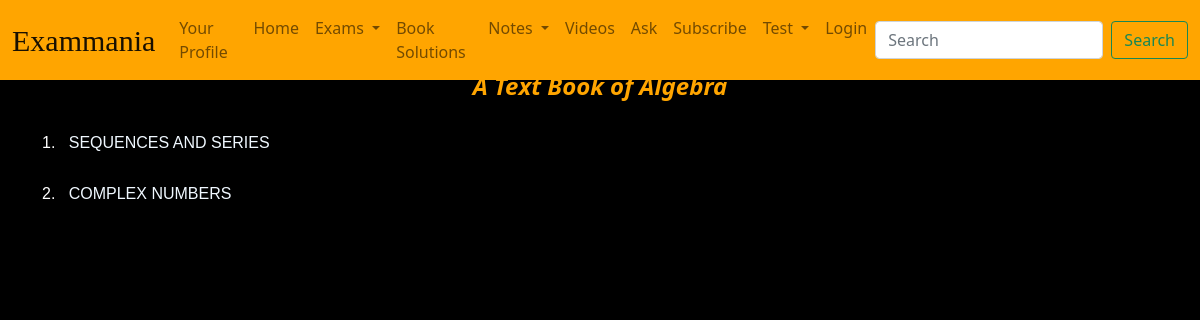
The app's page /home/chapter-list/A Text Book of Algebra/, older data.
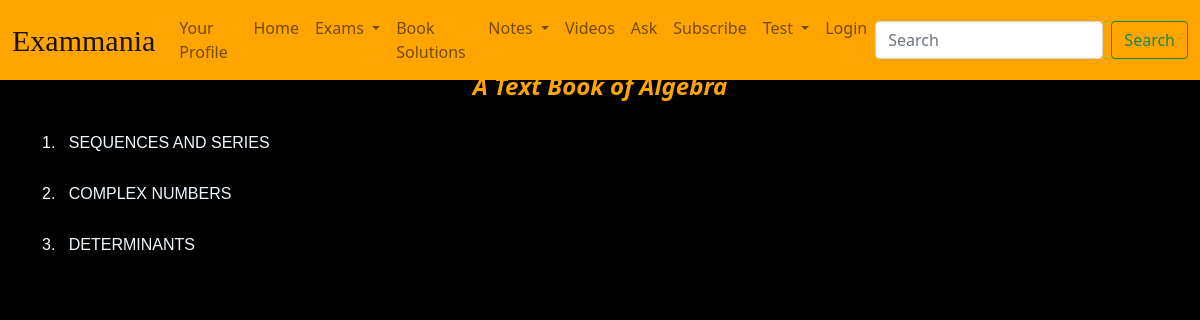
The same page, newer data.
### main/models.py (models this page shows, shortened)
class Chapter(models.Model):
    name= models.CharField(max_length=250)
    book= models.ForeignKey(Book, related_name="chapters", on_delete=models.CASCADE)

### main/views.py (the view)
# urls.py: path("chapter-list/<str:book_name>/", views.chapterlist, name="chapter_list"),
def chapterlist(request, book_name):
  book=Book.objects.get(name=book_name)
  chapters=Chapter.objects.filter(book=book)
  dic= {
    "Chapters":chapters,
    "book":book,
  }
  return render(request, "main/chapterlist.html", dic)

### templates/main/chapterlist.html (shortened to what this page needs)
{% extends 'main/base.html' %}
{% load static %}
{% block extrahead %}
<link rel="stylesheet" href="{% static 'main/css/chapterlist.css' %}">
{% endblock %}
{% block body %}
<div class="container">
  <h1 id="heading">{{ book.name }}</h1>
  {% for chapter in Chapters %}
  <h4 id="chapter_name">{{ forloop.counter }}.&nbsp;&nbsp;<a
      href="{% url 'main:exercise_list' book.name chapter.name %}">
      {{ chapter.name }}</a></h4>
  {% endfor %}
  {% endblock %}

Row changes from the older to the newer data that the page shows:
added Chapter: name "DETERMINANTS"
